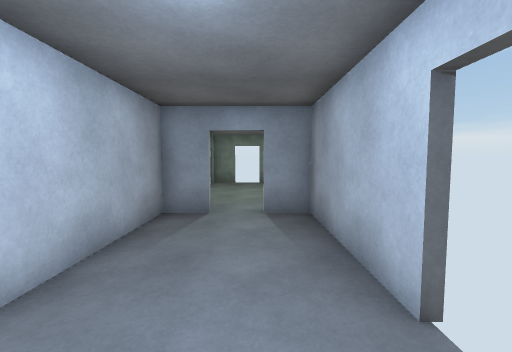
View 1 (above)

12 first-person views from a walk through a Unity game level. The camera is 1.4 m above the floor, tilts 4° down and sees 90° across. Doors are open. The floor is counted in squares, 1 m on a side. Each view is taken from the middle of a square. On the plan, view 1 faces up. The plan holds only what a view shows up to about 13 squares ahead; the rest is blank. The player character is not drawn.

View 2
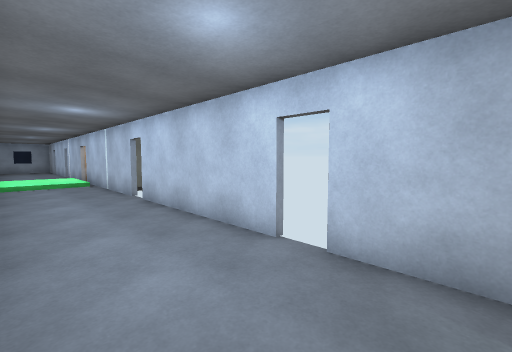

View 3
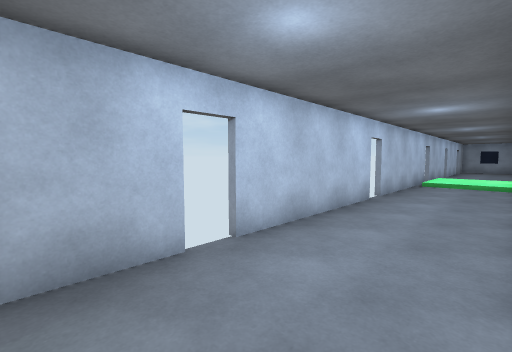

View 4
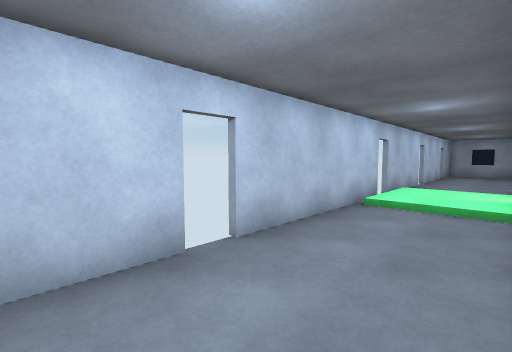

View 5
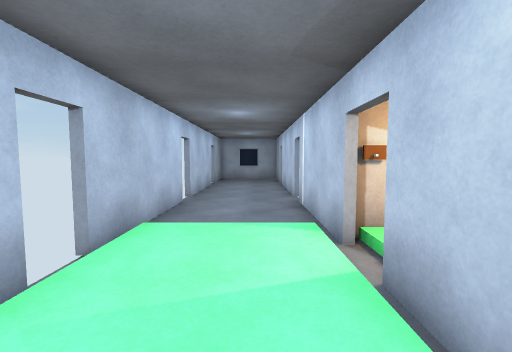

View 6
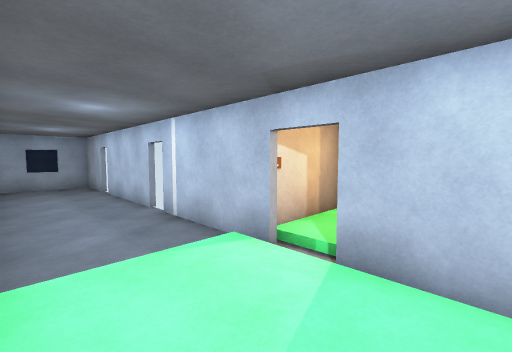

View 7
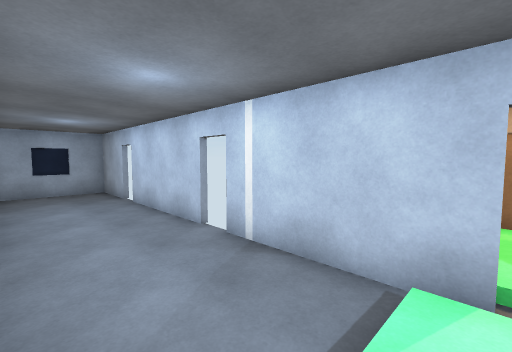

View 8
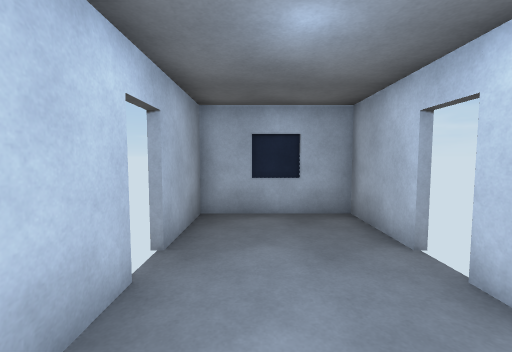

View 9
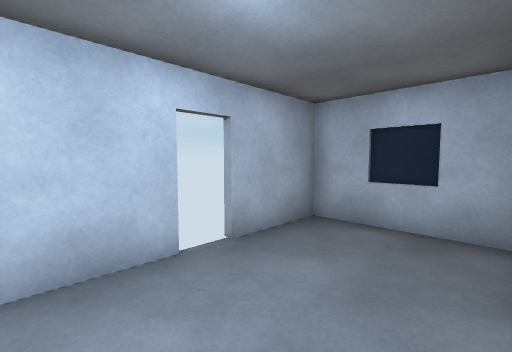

View 10
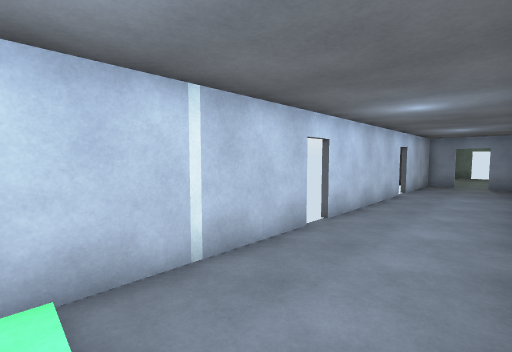

View 11
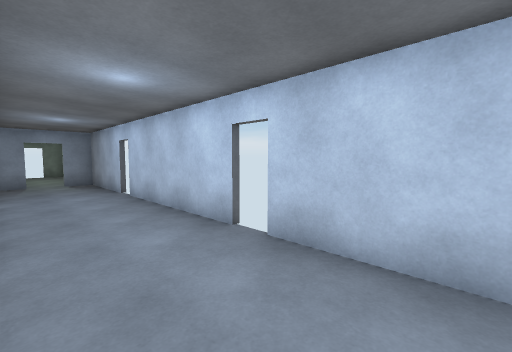

View 12
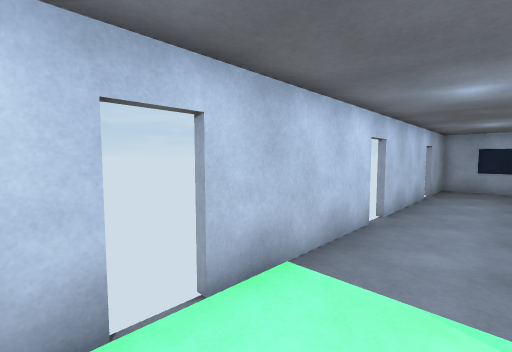

### Floor plan
Key: @ floor where view 1 was taken; # wall or solid block; x gap in a wall; . main floor; : floor 0.25 m higher than the main floor; / step, stairs or slope; D open door; O other object.
Columns run from 4 left of view 1 to 2 right of it. Each row starts with its distance up from view 1.
  8    ..
  7  ##DD##
  6  #....#
  5  #....#
  4  #....#
  3  #....#
  2  DD..DD
  1  DD..DD
  0  #..@.#
 -1  #....#
 -2  #....#
 -3  #....#
 -4  #....#
 -5  DD..DD
 -6  DD..DD
 -7  #....#
 -8  #....#
 -9   ....#
-10  #....#
-11  #/::/#
-12  #/::/#
-13  DD::DD
-14 #DD::/#
-15 #O....#
-16 ##....#
-17  #....#
-18  #....x
-19  DD..DD
-20  #....#
-21  #....#
-22  #....#
-23  #....#
-24   D..DD
-25  DD..DD
-26  #....#
-27  #....#
-28  ######

Positions as (right, up) in squares from view 1, and headings:
1: (0, 0), facing up
2: (1, 4), facing down-left
3: (-2, 4), facing down-right
4: (-2, -3), facing down-right
5: (-1, -10), facing down
6: (1, -11), facing down-left
7: (1, -14), facing down-left
8: (0, -21), facing down
9: (-2, -22), facing down-right
10: (1, -11), facing up-left
11: (-2, -9), facing up-right
12: (-1, -12), facing down-right
